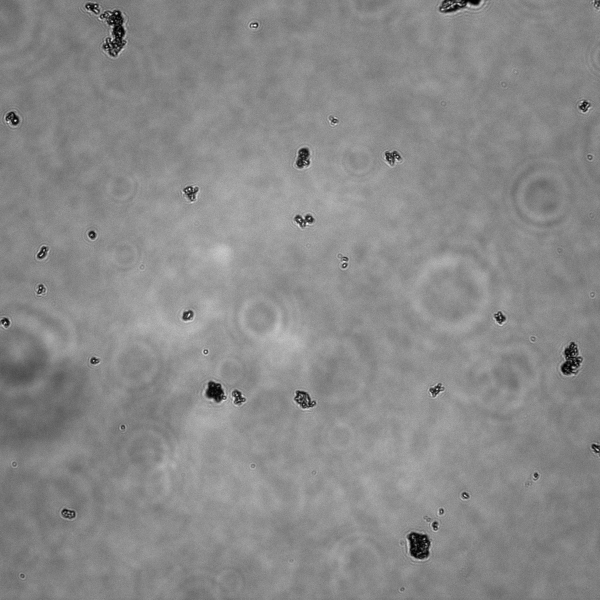
#> input picture source/Control group/G+ microgel 1_ch00.tif, 1200 x 1200 px (shown at 1/2 size)
$ python debug-meta.py
#> lines starting #> are read from the running program, lines starting #| are printed output that depends on the picture; after the words box and inside, x2 and y2 are one past the last pixel; in counts of white or black regions, pixels touching at a corner belong together
import cv2
import numpy as np
import os
import glob
import xml.etree.ElementTree as ET
from openpyxl import Workbook
from openpyxl.styles import Font, Alignment, PatternFill, Border, Side
from openpyxl.utils import get_column_letter
from openpyxl.drawing.image import Image as XLImage
import matplotlib.pyplot as plt
from io import BytesIO

# --------------------------------------------------
# TUNABLE PARAMETERS
# --------------------------------------------------
GAUSSIAN_SIGMA = 15
MORPH_ITERATIONS = 1
DILATE_ITERATIONS = 1
ERODE_ITERATIONS = 1
MIN_OBJECT_AREA = 100
MAX_OBJECT_AREA = 5000

# Red channel visualization parameters
RED_NORMALIZE = True
RED_BRIGHTNESS = 1.2
RED_GAMMA = 0.7

# Scale bar parameters
SCALE_BAR_LENGTH_UM = 20  # Length of scale bar in micrometers
SCALE_BAR_HEIGHT = 5      # Height of scale bar in pixels
SCALE_BAR_MARGIN = 15     # Margin from bottom-right corner
SCALE_BAR_COLOR = (255, 255, 255)  # White
SCALE_BAR_BG_COLOR = (0, 0, 0)     # Black background
SCALE_BAR_TEXT_COLOR = (255, 255, 255)  # White text
SCALE_BAR_FONT_SCALE = 0.6
SCALE_BAR_FONT_THICKNESS = 2

# Error bar plotting parameters
ERROR_PERCENTAGE = 0.1  # 10% error for demonstration
PLOT_DPI = 150  # Resolution for embedded plots

# --------------------------------------------------
# DEBUG FOLDER SETUP
# --------------------------------------------------
DEBUG_DIR = "debug"
os.makedirs(DEBUG_DIR, exist_ok=True)

for f in glob.glob(os.path.join(DEBUG_DIR, "*")):
    try:
        os.remove(f)
    except OSError:
        pass

# [74 lines left out: function add_scale_bar, not called in this run]

def save_debug(name, img, pixel_size=None, unit='um'):
    """
    Save debug image with optional scale bar

    Parameters:
    - name: Filename for the debug image
    - img: Image to save
    - pixel_size: Physical size per pixel (if None, no scale bar added)
    - unit: Unit string for scale bar
    """
    path = os.path.join(DEBUG_DIR, name)

    # Create a copy to avoid modifying original
    img_with_scale = img.copy()

    # Add scale bar if calibration is available
    if pixel_size is not None and pixel_size > 0:
        img_with_scale = add_scale_bar(img_with_scale, pixel_size, unit, SCALE_BAR_LENGTH_UM)

    cv2.imwrite(path, img_with_scale)

def create_error_bar_plot(object_data, unit_str='um', error_percentage=0.1):
    """
    Create error bar plot for fluorescence intensity

    Parameters:
    - object_data: List of dictionaries with particle measurements
    - unit_str: Unit string for axis labels
    - error_percentage: Percentage of value to use as error (default 10%)

    Returns:
    - BytesIO object containing PNG image
    """
    particle_ids = [obj['object_id'] for obj in object_data]
    intensities = [obj['intensity_per_area_orig'] for obj in object_data]

    # Calculate errors (using percentage of value or standard deviation from data)
    errors = [intensity * error_percentage for intensity in intensities]

    # Create figure
    plt.figure(figsize=(12, 6))
    plt.errorbar(particle_ids, intensities, yerr=errors,
                 fmt='o-', capsize=5, capthick=2,
                 ecolor='red', markersize=6, color='blue',
                 linewidth=1.5, label=f'Intensity ± {int(error_percentage*100)}% error')

    plt.xlabel('Particle ID', fontsize=12, fontweight='bold')
    plt.ylabel(f'Total Intensity per {unit_str}²', fontsize=12, fontweight='bold')
    plt.title('Fluorescence Intensity by Particle with Error Bars',
              fontsize=14, fontweight='bold')
    plt.grid(True, alpha=0.3, linestyle='--')
    plt.legend(fontsize=10)
    plt.tight_layout()

    # Save to BytesIO object
    img_buffer = BytesIO()
    plt.savefig(img_buffer, format='png', dpi=PLOT_DPI, bbox_inches='tight')
    img_buffer.seek(0)
    plt.close()

    return img_buffer

def create_bar_chart_with_errors(object_data, unit_str='um', error_percentage=0.1):
    """
    Create bar chart with error bars for fluorescence intensity

    Parameters:
    - object_data: List of dictionaries with particle measurements
    - unit_str: Unit string for axis labels
    - error_percentage: Percentage of value to use as error

    Returns:
    - BytesIO object containing PNG image
    """
    particle_ids = [obj['object_id'] for obj in object_data]
    intensities = [obj['intensity_per_area_orig'] for obj in object_data]
    errors = [intensity * error_percentage for intensity in intensities]

    # Create figure
    plt.figure(figsize=(14, 6))
    bars = plt.bar(particle_ids, intensities, yerr=errors,
                   capsize=5, color='skyblue', edgecolor='navy', linewidth=1.5,
                   error_kw={'elinewidth': 2, 'capthick': 2, 'ecolor': 'darkred'})

    # Color gradient for bars
    colors = plt.cm.get_cmap('RdYlGn_r')(np.linspace(0.2, 0.8, len(bars)))
    for bar, color in zip(bars, colors):
        bar.set_color(color)

    plt.xlabel('Particle ID', fontsize=12, fontweight='bold')
    plt.ylabel(f'Total Intensity per {unit_str}²', fontsize=12, fontweight='bold')
    plt.title('Fluorescence Intensity Distribution with Error Bars',
              fontsize=14, fontweight='bold')
    plt.xticks(particle_ids)
    plt.grid(True, axis='y', alpha=0.3, linestyle='--')
    plt.tight_layout()

    # Save to BytesIO object
    img_buffer = BytesIO()
    plt.savefig(img_buffer, format='png', dpi=PLOT_DPI, bbox_inches='tight')
    img_buffer.seek(0)
    plt.close()

    return img_buffer

def create_statistics_plot(object_data, unit_str='um'):
    """
    Create summary statistics plot with mean and SEM

    Parameters:
    - object_data: List of dictionaries with particle measurements
    - unit_str: Unit string for axis labels

    Returns:
    - BytesIO object containing PNG image
    """
    intensities = np.array([obj['intensity_per_area_orig'] for obj in object_data])

    # Calculate statistics
    mean_intensity = np.mean(intensities)
    std_intensity = np.std(intensities, ddof=1)
    sem_intensity = std_intensity / np.sqrt(len(intensities))

    # Create figure
    fig, (ax1, ax2) = plt.subplots(1, 2, figsize=(12, 5))

    # Plot 1: Mean with SEM
    ax1.bar(['Mean Intensity'], [mean_intensity],
            yerr=[sem_intensity], capsize=20,
            color='lightcoral', edgecolor='darkred', linewidth=2,
            error_kw={'elinewidth': 3, 'capthick': 3, 'ecolor': 'black'})
    ax1.set_ylabel(f'Total Intensity per {unit_str}²', fontsize=11, fontweight='bold')
    ax1.set_title(f'Average Fluorescence Intensity\n(n={len(intensities)} particles)',
                  fontsize=12, fontweight='bold')
    ax1.grid(True, axis='y', alpha=0.3)
    ax1.text(0, mean_intensity + sem_intensity + 200,
             f'Mean: {mean_intensity:.2f}\nSEM: ±{sem_intensity:.2f}\nSD: ±{std_intensity:.2f}',
             ha='center', fontsize=9,
             bbox=dict(boxstyle='round', facecolor='wheat', alpha=0.8))

    # Plot 2: Histogram with statistics
    ax2.hist(intensities, bins=15, color='steelblue', edgecolor='black', alpha=0.7)
    ax2.axvline(mean_intensity, color='red', linestyle='--', linewidth=2, label='Mean')
    ax2.axvline(mean_intensity + std_intensity, color='orange', linestyle=':', linewidth=2, label='Mean ± SD')
    ax2.axvline(mean_intensity - std_intensity, color='orange', linestyle=':', linewidth=2)
    ax2.set_xlabel(f'Total Intensity per {unit_str}²', fontsize=11, fontweight='bold')
    ax2.set_ylabel('Frequency', fontsize=11, fontweight='bold')
    ax2.set_title('Intensity Distribution', fontsize=12, fontweight='bold')
    ax2.legend()
    ax2.grid(True, alpha=0.3)

    plt.tight_layout()

    # Save to BytesIO object
    img_buffer = BytesIO()
    plt.savefig(img_buffer, format='png', dpi=PLOT_DPI, bbox_inches='tight')
    img_buffer.seek(0)
    plt.close()

    return img_buffer

def parse_metadata(xml_path):
    """
    Parse metadata XML to extract physical pixel size and bit depth
    Returns: (pixel_size_x, pixel_size_y, unit, bit_depth) or (None, None, None, None)
    """
    try:
        tree = ET.parse(xml_path)
        root = tree.getroot()

        pixel_size_x = None
        pixel_size_y = None
        unit = None
        bit_depth = None

        # Method 1: Look for DimensionDescription tags (Leica LAS format)
        for dim in root.iter('DimensionDescription'):
            dim_id = dim.get('DimID')
            length = dim.get('Length')
            num_elements = dim.get('NumberOfElements')
            dim_unit = dim.get('Unit')

            if length and num_elements:
                pixel_size = float(length) / float(num_elements)

                if dim_id == 'X':
                    pixel_size_x = pixel_size
                    if dim_unit:
                        unit = dim_unit
                elif dim_id == 'Y':
                    pixel_size_y = pixel_size
                    if dim_unit and not unit:
                        unit = dim_unit

        # Method 2: Look for ChannelDescription with OpticalResolutionXY
        if not pixel_size_x or not pixel_size_y:
            for channel in root.iter('ChannelDescription'):
                optical_res = channel.get('OpticalResolutionXY')
                if optical_res:
                    parts = optical_res.split()
                    if len(parts) >= 2:
                        pixel_size_x = pixel_size_y = float(parts[0])
                        unit = parts[1]

                # Get bit depth from Resolution attribute
                if not bit_depth:
                    resolution = channel.get('Resolution')
                    if resolution:
                        bit_depth = int(resolution)

        # Convert unit to 'um' for consistency
        if unit in ['µm', 'μm']:
            unit = 'um'

        # Default unit if not found
        if pixel_size_x and pixel_size_y and not unit:
            unit = 'um'

        if pixel_size_x and pixel_size_y:
            print(f"✓ Metadata parsed successfully:")
            print(f"  - X dimension: {pixel_size_x:.6f} {unit}/pixel")
            print(f"  - Y dimension: {pixel_size_y:.6f} {unit}/pixel")
            if bit_depth:
                print(f"  - Bit depth: {bit_depth}-bit")
            return pixel_size_x, pixel_size_y, unit, bit_depth
        else:
            print("⚠ Pixel size not found in metadata")
            return None, None, None, bit_depth

    except Exception as e:
        print(f"⚠ Error parsing metadata: {e}")
        return None, None, None, None

def adjust_red_channel(img, normalize=True, brightness=1.0, gamma=1.0):
    """
    Adjust red channel with normalization, brightness, and gamma
    """
    img_float = img.astype(np.float32)

    if normalize:
        min_val = np.min(img_float)
        max_val = np.max(img_float)
        if max_val > min_val:
            img_float = (img_float - min_val) * 255.0 / (max_val - min_val)
        print(f"Red channel normalized: [{min_val:.1f}, {max_val:.1f}] -> [0, 255]")

    if brightness != 1.0:
        img_float = img_float * brightness
        img_float = np.clip(img_float, 0, 255)

    if gamma != 1.0:
        img_normalized = img_float / 255.0
        img_normalized = np.power(img_normalized, gamma)
        img_float = img_normalized * 255.0

    return img_float.astype(np.uint8)

def style_header(ws, row_num, fill_color='4472C4'):
    """Apply header styling to a row"""
    fill = PatternFill(start_color=fill_color, end_color=fill_color, fill_type='solid')
    font = Font(bold=True, color='FFFFFF', size=11)
    alignment = Alignment(horizontal='center', vertical='center')

    for cell in ws[row_num]:
        cell.fill = fill
        cell.font = font
        cell.alignment = alignment

def style_summary_header(cell):
    """Apply summary section header styling"""
    cell.font = Font(bold=True, size=11)
    cell.fill = PatternFill(start_color='E7E6E6', end_color='E7E6E6', fill_type='solid')

def auto_adjust_column_width(ws):
    """Auto-adjust column widths based on content"""
    for column in ws.columns:
        max_length = 0
        column_letter = get_column_letter(column[0].column)
        for cell in column:
            try:
                if len(str(cell.value)) > max_length:
                    max_length = len(str(cell.value))
            except:
                pass
        adjusted_width = min(max_length + 2, 50)
        ws.column_dimensions[column_letter].width = adjusted_width

# --------------------------------------------------
# LOAD IMAGES AND METADATA
# --------------------------------------------------
grey_path = "source/Control group/G+ microgel 1_ch00.tif"
red_path = "source/Control group/G+ microgel 1_ch01.tif"
meta_path = "source/Control group/MetaData/G+ microgel 1_Properties.xml"

print("="*60)
print("LOADING METADATA AND IMAGES")
print("="*60)

# Parse metadata for physical units AND bit depth
pixel_size_x, pixel_size_y, unit, metadata_bit_depth = parse_metadata(meta_path)

# Calculate conversion factors for physical dimensions
if pixel_size_x is not None and pixel_size_y is not None:
    pixel_size = (pixel_size_x + pixel_size_y) / 2.0
    area_factor = pixel_size ** 2
    unit_str = unit if unit else 'um'
    has_calibration = True
    print(f"✓ Using physical scale: {pixel_size:.6f} {unit_str}/pixel")
    print(f"✓ Area conversion factor: {area_factor:.10f} {unit_str}²/pixel²")
    print(f"✓ Scale bars will show {SCALE_BAR_LENGTH_UM} {unit_str}")
else:
    pixel_size = None
    area_factor = 1.0
    unit_str = 'pixels'
    has_calibration = False
    print("⚠ Using pixel units (no physical calibration found)")
    print("⚠ Scale bars will NOT be added to images")

# --------------------------------------------------
# LOAD BRIGHTFIELD (for contour detection)
# --------------------------------------------------
img_bf = cv2.imread(grey_path, cv2.IMREAD_UNCHANGED)
#> img_bf is the input picture: shape (1200, 1200, 3); min 0, max 255, mean 137.5
if img_bf is None:
    raise FileNotFoundError(grey_path)

if img_bf.ndim == 3:
    img_bf = cv2.cvtColor(img_bf, cv2.COLOR_BGR2GRAY)
#> img_bf: shape (1200, 1200)

print(f"\nBrightfield loaded: dtype={img_bf.dtype}, shape={img_bf.shape}, range=[{img_bf.min()}, {img_bf.max()}]")
#| Brightfield loaded: dtype=uint8, shape=(1200, 1200), range=[0, 255]

# --------------------------------------------------
# LOAD RED FLUORESCENCE CHANNEL (KEEP ORIGINAL)
# --------------------------------------------------
img_red_original = cv2.imread(red_path, cv2.IMREAD_UNCHANGED)
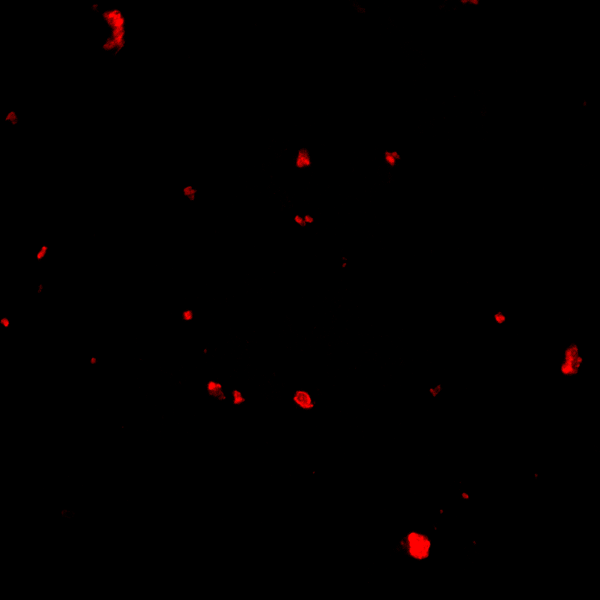
#> input picture source/Control group/G+ microgel 1_ch01.tif, 1200 x 1200 px (shown at 1/2 size)
#> img_red_original is the input picture: shape (1200, 1200, 3); mean B, G, R 0, 0, 1.4
if img_red_original is None:
    raise FileNotFoundError(red_path)

if img_red_original.ndim == 3:
    img_red_original = cv2.cvtColor(img_red_original, cv2.COLOR_BGR2GRAY)
#> img_red_original: shape (1200, 1200)

original_dtype = img_red_original.dtype
original_min = img_red_original.min()
#> original_min = 0
original_max = img_red_original.max()
#> original_max = 76

print(f"Red channel loaded: dtype={original_dtype}, shape={img_red_original.shape}, range=[{original_min}, {original_max}]")
#| Red channel loaded: dtype=uint8, shape=(1200, 1200), range=[0, 76]

# --------------------------------------------------
# DETERMINE BIT DEPTH AND SCALING FACTOR
# --------------------------------------------------
if original_dtype == np.uint16:
    # Detect actual bit depth from data
    if original_max <= 4095:
        actual_bit_depth = 12
        max_possible_value = 4095
    elif original_max <= 16383:
        actual_bit_depth = 14
        max_possible_value = 16383
    else:
        actual_bit_depth = 16
        max_possible_value = 65535

    # Cross-check with metadata if available
    if metadata_bit_depth and metadata_bit_depth != actual_bit_depth:
        print(f"⚠ Note: Metadata says {metadata_bit_depth}-bit, but data suggests {actual_bit_depth}-bit")
        print(f"  Using actual data bit depth: {actual_bit_depth}-bit")

    bit_depth = actual_bit_depth

    # Calculate the scaling factor for 12-bit to 8-bit conversion
    bit_conversion_factor = max_possible_value / 255.0

    print(f"✓ Detected {bit_depth}-bit image (max value: {max_possible_value})")
    print(f"✓ Bit conversion factor: {bit_conversion_factor:.4f} ({bit_depth}-bit units per 8-bit unit)")

else:
    bit_depth = 8
    max_possible_value = 255
    bit_conversion_factor = 1.0
    print(f"✓ Detected 8-bit image (no conversion needed)")

# --------------------------------------------------
# CONVERT TO 8-BIT FOR PROCESSING
# --------------------------------------------------
print("\n" + "="*60)
print("BIT DEPTH CONVERSION STRATEGY")
print("="*60)

if img_bf.dtype == np.uint16:
    img_bf_8bit = np.zeros_like(img_bf, dtype=np.uint8)
    cv2.normalize(img_bf, img_bf_8bit, 0, 255, cv2.NORM_MINMAX)
    img_bf = img_bf_8bit
    save_debug("01a_bf_converted_8bit.png", img_bf, pixel_size, unit_str)
    print(f"Brightfield: Converted to 8-bit for segmentation")

# Create 8-bit version of red channel for visualization
if img_red_original.dtype == np.uint16:
    img_red_8bit = np.zeros_like(img_red_original, dtype=np.uint8)
    cv2.normalize(img_red_original, img_red_8bit, 0, 255, cv2.NORM_MINMAX)
    save_debug("01b_red_converted_8bit.png", img_red_8bit, pixel_size, unit_str)
    print(f"Red channel: Created 8-bit version for visualization")
    print(f"Red channel: Original {bit_depth}-bit data PRESERVED for measurements")
else:
    img_red_8bit = img_red_original.copy()
    print(f"Red channel: Already 8-bit, using as-is")

print(f"\n✓ Fluorescence measurements will use: Original {bit_depth}-bit data")
print(f"✓ Conversion factor: {bit_conversion_factor:.4f}")
print("="*60 + "\n")

# --------------------------------------------------
# APPLY ENHANCEMENT TO 8-BIT VERSION (FOR VISUALIZATION)
# --------------------------------------------------
img_red_enhanced = adjust_red_channel(
    img_red_8bit,
    normalize=RED_NORMALIZE,
    brightness=RED_BRIGHTNESS,
    gamma=RED_GAMMA
)
#> in adjust_red_channel, `min_val = np.min(img_float)`: min_val = 0
#> in adjust_red_channel, `max_val = np.max(img_float)`: max_val = 76
#| Red channel normalized: [0.0, 76.0] -> [0, 255]
save_debug("01c_red_enhanced.png", img_red_enhanced, pixel_size, unit_str)

# --------------------------------------------------
# BRIGHTFIELD PROCESSING (SEGMENTATION)
# --------------------------------------------------
bg = cv2.GaussianBlur(img_bf, (0, 0), sigmaX=GAUSSIAN_SIGMA, sigmaY=GAUSSIAN_SIGMA)
enhanced = cv2.subtract(bg, img_bf)
enhanced_blur = cv2.GaussianBlur(enhanced, (3, 3), 0)

save_debug("02_enhanced.png", enhanced, pixel_size, unit_str)
save_debug("03_enhanced_blur.png", enhanced_blur, pixel_size, unit_str)

_, thresh = cv2.threshold(
    enhanced_blur, 0, 255,
    cv2.THRESH_BINARY + cv2.THRESH_OTSU
)
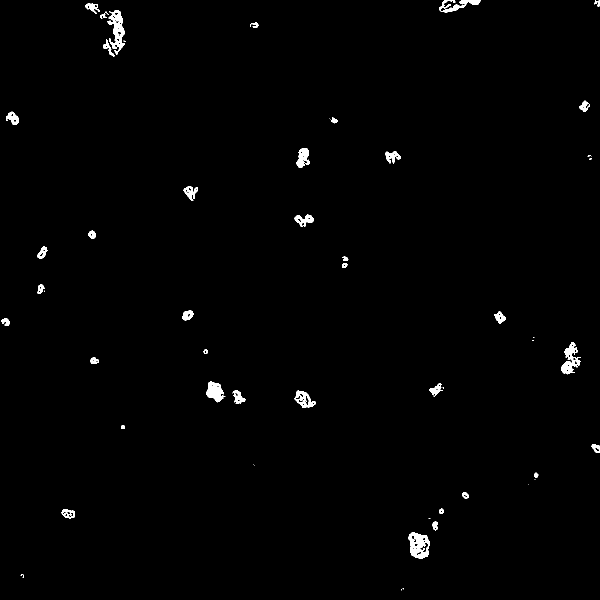
#> thresh: shape (1200, 1200) (shown at 1/2 size); 0.92% white; 54 white regions (16 under 20 px), largest, box (x1, y1, x2, y2) and area: (817, 1065, 860, 1118) 1437, (214, 21, 250, 110) 1391, (1123, 684, 1162, 749) 1119

save_debug("04_thresh_raw.png", thresh, pixel_size, unit_str)

kernel = np.ones((3, 3), np.uint8)
closed = cv2.morphologyEx(thresh, cv2.MORPH_CLOSE, kernel, iterations=MORPH_ITERATIONS)
#> closed: shape (1200, 1200); 0.98% white; 51 white regions (13 under 20 px), largest, box (x1, y1, x2, y2) and area: (817, 1065, 860, 1118) 1516, (214, 21, 250, 110) 1482, (1123, 684, 1162, 749) 1196
closed = cv2.dilate(closed, kernel, iterations=DILATE_ITERATIONS)
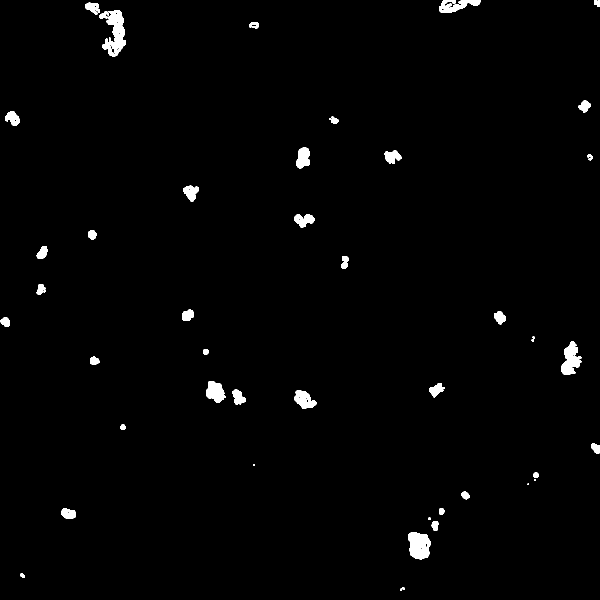
#> closed: shape (1200, 1200) (shown at 1/2 size); 1.3% white; 46 white regions (6 under 20 px)
closed = cv2.erode(closed, kernel, iterations=ERODE_ITERATIONS)

save_debug("05_closed.png", closed, pixel_size, unit_str)

num_labels, labels, stats, centroids = cv2.connectedComponentsWithStats(
    closed, connectivity=8
)
#> labels: shape (1200, 1200) int32; 52 distinct labels, from 0 to 51
#> num_labels = 52; stats = 52 rows, first 6: [0, 0, 1200, 1200, 1425955], [879, 0, 82, 25, 854], [1189, 0, 11, 13, 84], [171, 6, 28, 22, 289], [214, 21, 36, 89, 1482], [200, 23, 17, 14, 88]; centroids = 52 pairs, first value 11.02 to 1195, second value 5.6 to 1179
#> (the rest of the program and of its run is left out)
